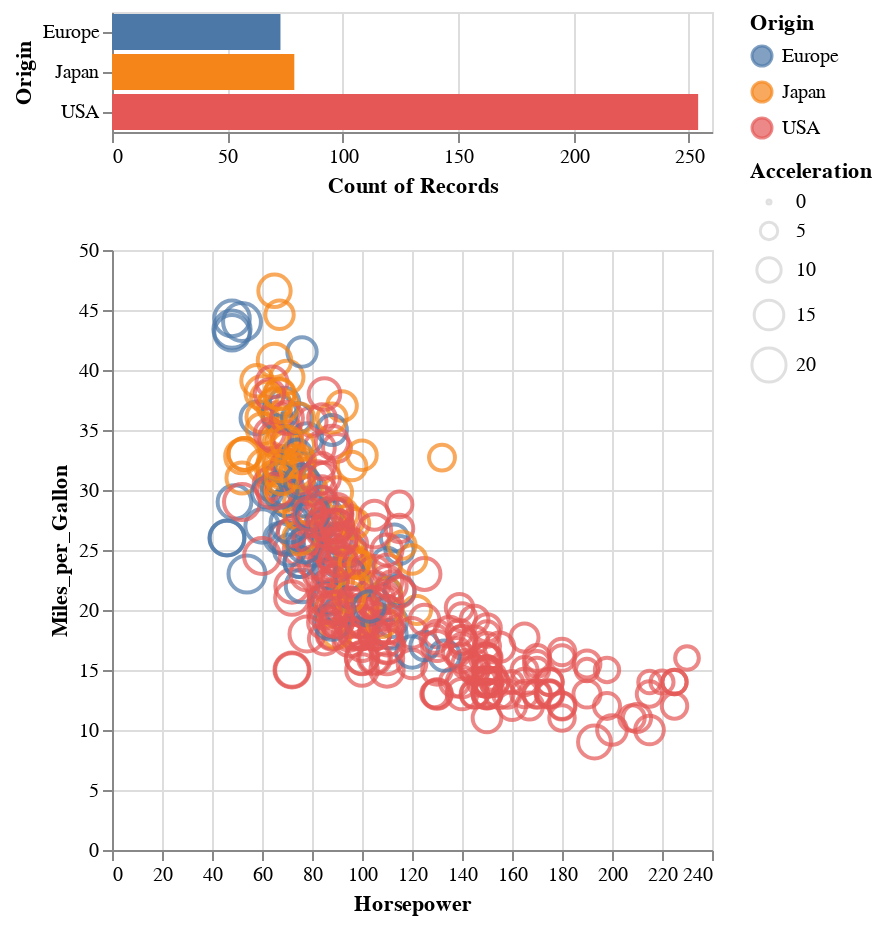

The cell this chart's notebook holds for it:
### Code cell
# | label : img:Altair
bars&points

### Figure 1 — Vega-Lite specification as saved in the notebook (floating-point values rounded to 4 significant figures; data arrays with more than 128 entries replaced by an {"elided": "..."} marker saying what was removed)
{"config": {"view": {"continuousWidth": 300, "continuousHeight": 300}}, "vconcat": [{"mark": {"type": "bar"}, "encoding": {"color": {"field": "Origin", "type": "nominal"}, "x": {"aggregate": "count", "field": "Origin", "type": "quantitative"}, "y": {"field": "Origin", "type": "nominal"}}, "transform": [{"filter": {"param": "param_c97a99acfc68b794"}}]}, {"mark": {"type": "point"}, "encoding": {"color": {"condition": {"param": "param_c97a99acfc68b794", "field": "Origin", "type": "nominal"}, "value": "lightgray"}, "size": {"field": "Acceleration", "type": "quantitative"}, "x": {"field": "Horsepower", "type": "quantitative"}, "y": {"field": "Miles_per_Gallon", "type": "quantitative"}}, "name": "view_cf7ad5ee9fa9f54f_1"}], "data": {"name": "data-583e73726c1545c56c203344161a975c"}, "params": [{"name": "param_c97a99acfc68b794", "select": {"type": "interval", "encodings": ["x"]}, "views": ["view_cf7ad5ee9fa9f54f_1"]}], "$schema": "https://vega.github.io/schema/vega-lite/v6.1.0.json", "datasets": {"data-583e73726c1545c56c203344161a975c": {"elided": "406 records"}}}
